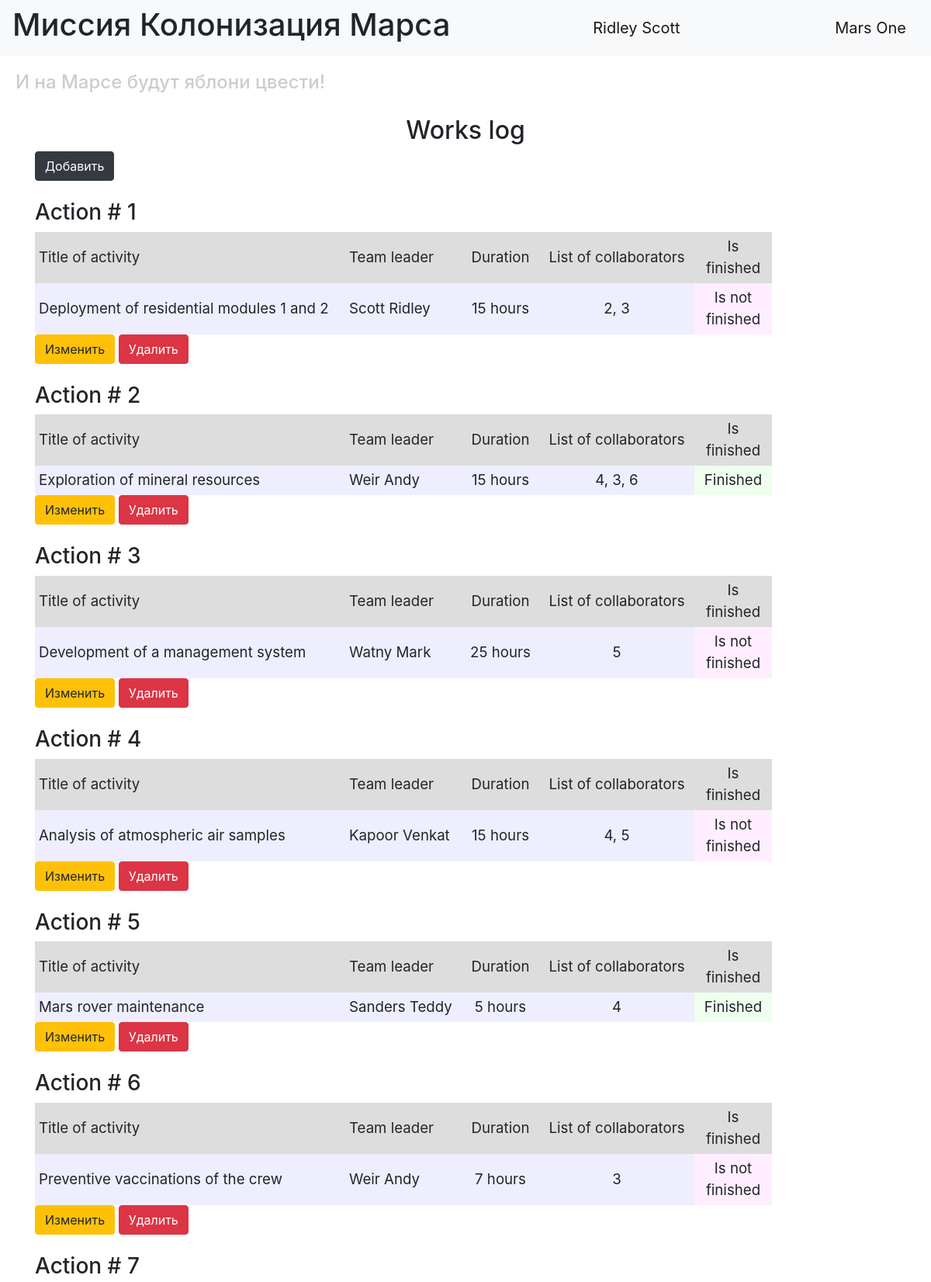
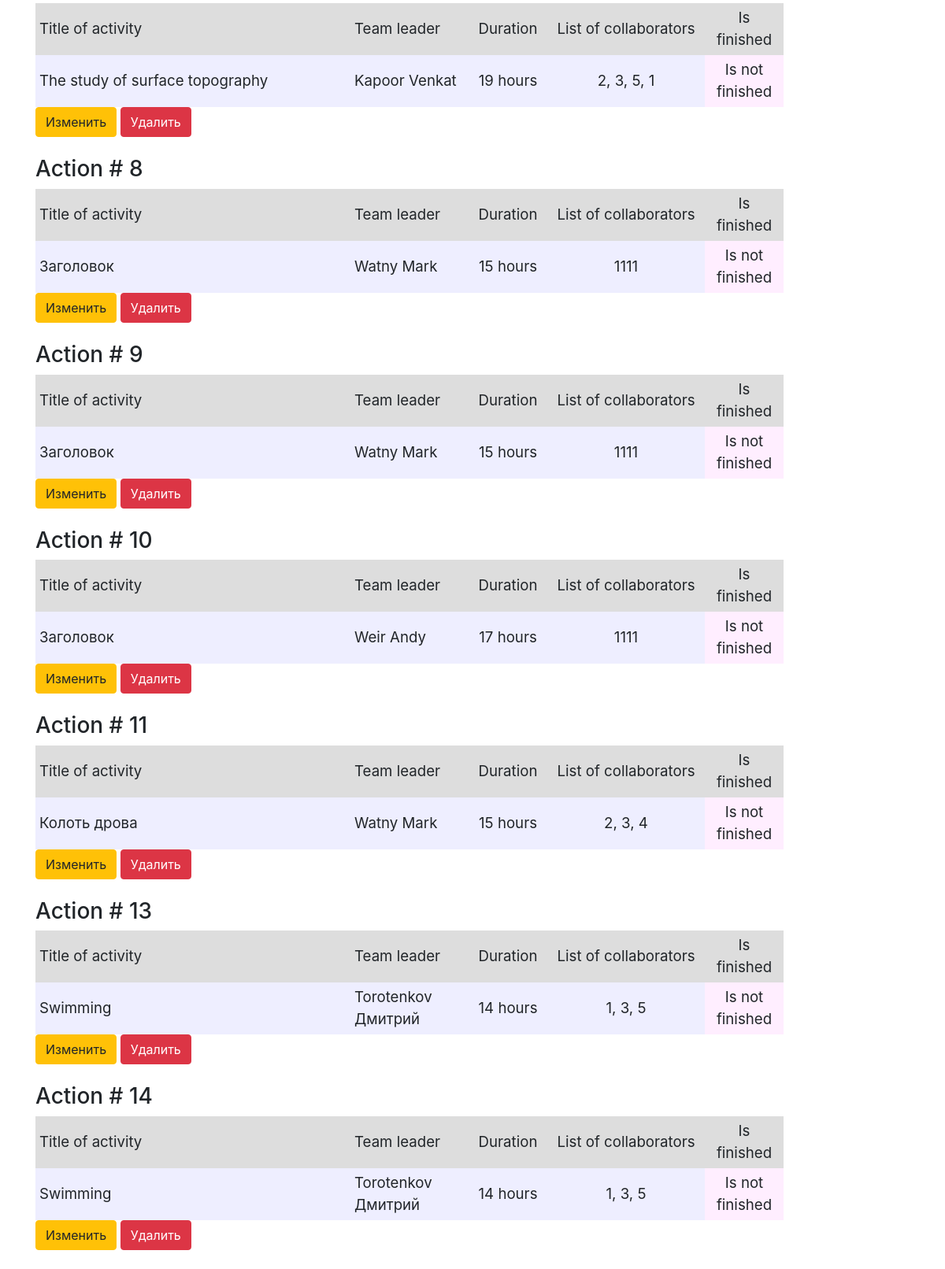
The page / (signed in) on the database its author committed (2 pictures, top to bottom).
### data/users.py (models this page shows, shortened)
class User(SqlAlchemyBase, UserMixin, SerializerMixin):
    __tablename__ = 'users'
    id = sqlalchemy.Column(sqlalchemy.Integer, primary_key=True, autoincrement=True)
    surname = sqlalchemy.Column(sqlalchemy.String, nullable=True)
    name = sqlalchemy.Column(sqlalchemy.String, nullable=True)
    age = sqlalchemy.Column(sqlalchemy.Integer, nullable=True)
    position = sqlalchemy.Column(sqlalchemy.String, nullable=True)
    speciality = sqlalchemy.Column(sqlalchemy.String, nullable=True)
    address = sqlalchemy.Column(sqlalchemy.String, nullable=True)
    email = sqlalchemy.Column(sqlalchemy.String, index=True, unique=True, nullable=True)
    hashed_password = sqlalchemy.Column(sqlalchemy.String, nullable=True)
    modifed_date = sqlalchemy.Column(sqlalchemy.DateTime, default=datetime.datetime.now)
    jobs = orm.relation("Jobs", back_populates='user')

### data/jobs.py (models this page shows, shortened)
class Jobs(SqlAlchemyBase, SerializerMixin):
    __tablename__ = 'jobs'
    id = sqlalchemy.Column(sqlalchemy.Integer, primary_key=True)
    job = sqlalchemy.Column(sqlalchemy.String, nullable=True)
    work_size = sqlalchemy.Column(sqlalchemy.Integer, nullable=True, default=0)
    collaborators = sqlalchemy.Column(sqlalchemy.String, nullable=True)
    start_date = sqlalchemy.Column(sqlalchemy.String, default=datetime.datetime.now)
    end_date = sqlalchemy.Column(sqlalchemy.String, default=datetime.datetime.now)
    is_finished = sqlalchemy.Column(sqlalchemy.Boolean, default=True)
    team_leader = sqlalchemy.Column(sqlalchemy.Integer, sqlalchemy.ForeignKey("users.id"))
    user = orm.relation('User')

### main.py (the view)
@app.route("/")
def index():
    db_sess = db_session.create_session()
    jobs = db_sess.query(Jobs).all()
    users = db_sess.query(User).all()
    names = {name.id: (name.surname, name.name) for name in users}
    return render_template("index.html", jobs=jobs, names=names, title='Work log')

### data/db_session.py (called while the page is built)
def create_session() -> Session:
    global __factory
    return __factory()

### main.py (called while the page is built)
@login_manager.user_loader
def load_user(user_id):
    db_sess = db_session.create_session()
    return db_sess.query(User).get(user_id)

### templates/index.html (shortened to what this page needs)
{% extends "base.html" %}
{% block content %}
<h2 align="center">Works log</h2>
{% if current_user.is_authenticated %}
<div>
    <a href="/addjob" class="btn btn-dark">
            Добавить
        </a>
</div>
{% endif %}
<br>
{% for job in jobs %}
<h3>Action # {{ job.id }}</h3>
<div class="table_container">
    <table class="my_table">
        <tr class="my_row">
            <td class="title" width="400px" bgcolor="#dddddd">Title of activity</td>
            <td class="title" width="150px" bgcolor="#dddddd">Team leader</td>
            <td class="title" width="100px" bgcolor="#dddddd" align="center">Duration</td>
            <td class="title" width="200px" bgcolor="#dddddd" align="center">List of collaborators</td>
            <td class="title" width="100px" bgcolor="#dddddd" align="center">Is finished</td>
        </tr>
        <tr class="my_row">
            <td class="ordinary" bgcolor="#eeeeff">{{ job.job.capitalize() }}</td>
            <td class="ordinary" bgcolor="#eeeeff">{{ names[job.team_leader][0] }} {{ names[job.team_leader][1] }}</td>
            <td class="ordinary" bgcolor="#eeeeff" align="center">{{ job.work_size }} hours</td>
            <td class="ordinary" bgcolor="#eeeeff" align="center">{{ job.collaborators }}</td>
            {% if job.is_finished %}
            <td class="ordinary" bgcolor="#eeffee" align="center">Finished</td>
            {% else %}
            <td class="ordinary" bgcolor="#ffeeff" align="center">Is not finished</td>
            {% endif %}
        </tr>
    </table>
</div>
{% if current_user.is_authenticated and (current_user.id == job.team_leader or current_user.id == 1)%}
    <div>
        <a href="/editjob/{{ job.id }}" class="btn btn-warning">
            Изменить
        </a>
        <a href="/jobs_delete/{{ job.id }}" class="btn btn-danger">
            Удалить
        </a>
    </div>
{% endif %}
<br>
{% endfor %}
{% endblock %}

### templates/base.html (shortened to what this page needs)
<!DOCTYPE html>
<html lang="en">
<head>
    <link rel="stylesheet" href="https://stackpath.bootstrapcdn.com/bootstrap/4.4.1/css/bootstrap.min.css"
>
    <link rel="stylesheet" type="text/css" href="../static/css/style.css"/>
</head>
<body>
<header>
    <nav class="navbar navbar-light bg-light">
        <h1>Миссия Колонизация Марса</h1>
        {% if current_user.is_authenticated %}
        <a class="navbar-brand" href="/logout">{{ current_user.name }} {{ current_user.surname }}</a>
        {% else %}
        <p>
            <a class="btn btn-primary " href="/register">Register</a>
            <a class="btn btn-success" href="/login">Log in</a>
        </p>
        {% endif %}
        <a class="navbar-brand" href="#">Mars One</a>
    </nav>
    <h4>И на Марсе будут яблони цвести!</h4>
</header>
<main role="main" class="container">
    {% block content %}{% endblock %}
</main>
</body>
</html>

### static/css/style.css (style rules this page uses)
td.title { background-color: "#dddddd"; align: "center"; font-size: 14pt; padding: 5px; }
td.ordinary { background-color: "#eeeeff"; align: "center"; font-size: 14pt; padding: 5px; }
h4 { color: #cccccc; padding: 20px; }

### rows shown on the page
User: name "Ridley", surname "Scott"
Jobs: id "1", job "Deployment of residential modules 1 and 2", team_leader.surname "Scott", team_leader.name "Ridley", work_size "15", collaborators "2, 3", is_finished "Is not finished"
Jobs: id "2", job "Exploration of mineral resources", team_leader.surname "Weir", team_leader.name "Andy", work_size "15", collaborators "4, 3, 6", is_finished "Finished"
Jobs: id "3", job "Development of a management system", team_leader.surname "Watny", team_leader.name "Mark", work_size "25", collaborators "5", is_finished "Is not finished"
Jobs: id "4", job "Analysis of atmospheric air samples", team_leader.surname "Kapoor", team_leader.name "Venkat", work_size "15", collaborators "4, 5", is_finished "Is not finished"
Jobs: id "5", job "Mars rover maintenance", team_leader.surname "Sanders", team_leader.name "Teddy", work_size "5", collaborators "4", is_finished "Finished"
Jobs: id "6", job "Preventive vaccinations of the crew", team_leader.surname "Weir", team_leader.name "Andy", work_size "7", collaborators "3", is_finished "Is not finished"
Jobs: id "7", job "The study of surface topography", team_leader.surname "Kapoor", team_leader.name "Venkat", work_size "19", collaborators "2, 3, 5, 1", is_finished "Is not finished"
Jobs: id "8", job "Заголовок", team_leader.surname "Watny", team_leader.name "Mark", work_size "15", collaborators "1111", is_finished "Is not finished"
Jobs: id "9", job "Заголовок", team_leader.surname "Watny", team_leader.name "Mark", work_size "15", collaborators "1111", is_finished "Is not finished"
Jobs: id "10", job "Заголовок", team_leader.surname "Weir", team_leader.name "Andy", work_size "17", collaborators "1111", is_finished "Is not finished"
Jobs: id "11", job "Колоть дрова", team_leader.surname "Watny", team_leader.name "Mark", work_size "15", collaborators "2, 3, 4", is_finished "Is not finished"
Jobs: id "13", job "Swimming", team_leader.surname "Torotenkov", team_leader.name "Дмитрий", work_size "14", collaborators "1, 3, 5", is_finished "Is not finished"
Jobs: id "14", job "Swimming", team_leader.surname "Torotenkov", team_leader.name "Дмитрий", work_size "14", collaborators "1, 3, 5", is_finished "Is not finished"
